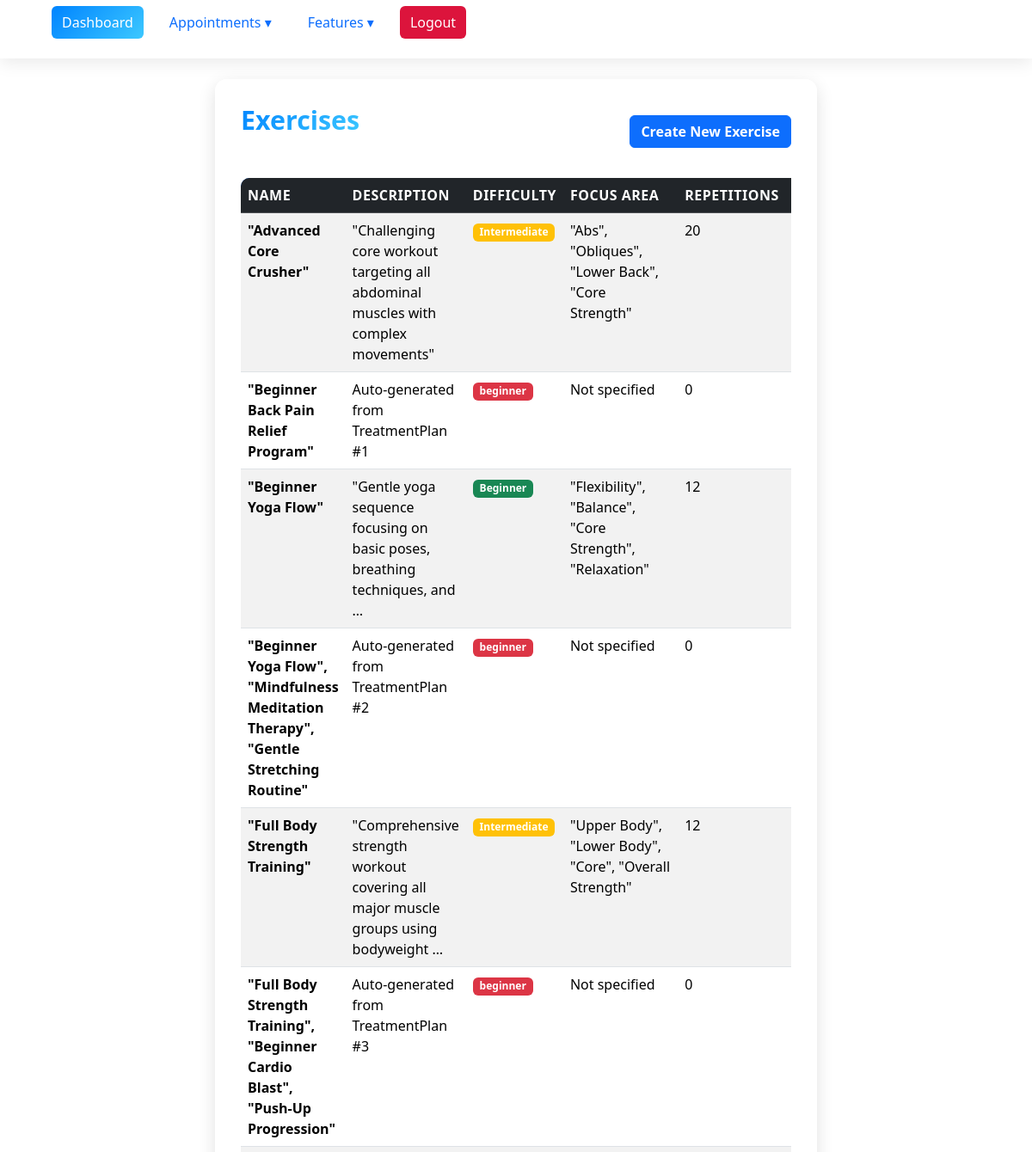
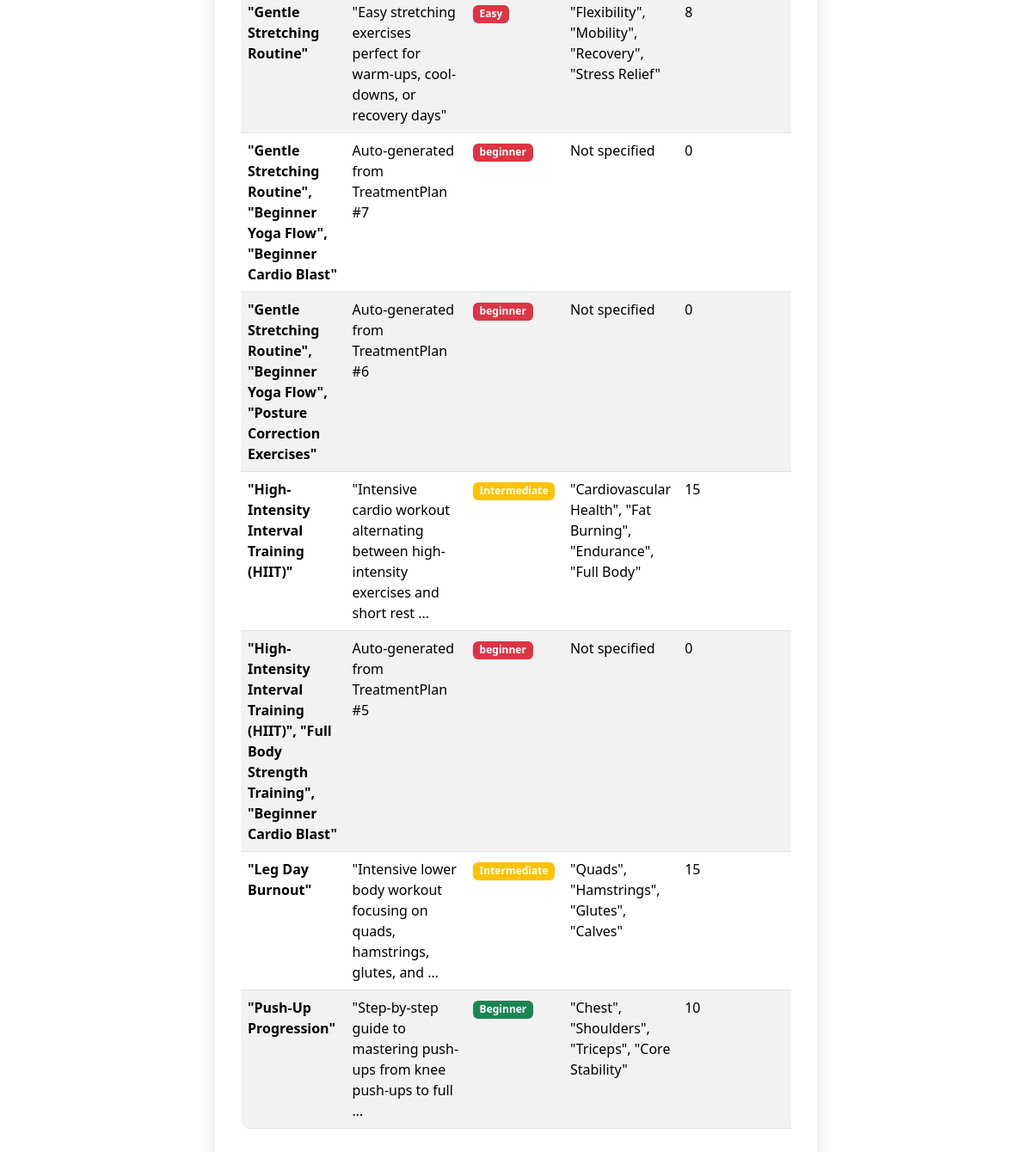
/exercises/ (signed in), run on the app's committed database (2 pictures, top to bottom).
### myproject/base/models.py (models this page shows, shortened)
class Exercise(models.Model):
    name = models.CharField(max_length=100)
    description = models.TextField(blank=True, null=True)
    demo_video_url = models.URLField(blank=True, null=True)
    repetition_count = models.PositiveIntegerField(default=0)
    difficulty_level = models.CharField(max_length=50, blank=True, null=True)
    focus_area = models.CharField(max_length=100, blank=True, null=True)

### myproject/base/views.py (the view)
# urls.py: path('exercises/', views.exercise_list, name='exercise_list'),
@login_required
def exercise_list(request):
    exercises = Exercise.objects.all().order_by('name')
    return render(request, 'exercise/exercise_list.html', {
        'exercises': exercises,
        'user_role': request.user.role
    })

### myproject/base/templates/exercise/exercise_list.html (shortened to what this page needs)
{% extends 'main.html' %}
{% block content %}
<div class="container mt-4">
    <div class="d-flex justify-content-between align-items-center mb-4">
        <h2>Exercises</h2>
        {% if user_role == "Admin" or user_role == "Therapist" %}
            <a href="{% url 'exercise_create' %}" class="btn btn-primary">Create New Exercise</a>
        {% endif %}
    </div>
    {% if exercises %}
        <div class="table-responsive">
            <table class="table table-striped table-hover">
                <thead class="table-dark">
                    <tr>
                        <th>Name</th>
                        <th>Description</th>
                        <th>Difficulty</th>
                        <th>Focus Area</th>
                        <th>Repetitions</th>
                        <th>Actions</th>
                    </tr>
                </thead>
                <tbody>
                    {% for exercise in exercises %}
                        <tr>
                            <td><strong>{{ exercise.name }}</strong></td>
                            <td>{{ exercise.description|truncatewords:10|default:"-" }}</td>
                            <td>
                                <span class="badge bg-{% if exercise.difficulty_level == 'Beginner' %}success{% elif exercise.difficulty_level == 'Intermediate' %}warning{% else %}danger{% endif %}">
                                    {{ exercise.difficulty_level|default:"Not specified" }}
                                </span>
                            </td>
                            <td>{{ exercise.focus_area|default:"Not specified" }}</td>
                            <td>{{ exercise.repetition_count }}</td>
                            <td>
                            </td>
                        </tr>
                    {% endfor %}
                </tbody>
            </table>
        </div>
    {% endif %}
</div>
{% endblock %}

### static/style.css (style rules this page uses)
.container.mt-4 { background: rgba(255, 255, 255, 0.88); padding: 30px; border-radius: 14px; max-width: 700px; margin: auto; box-shadow: 0 6px 20px rgba(0,0,0,0.12); animation: fadeInPage 0.6s ease-in-out; }
.container.mt-4 h2 { text-align: center; font-weight: 700; margin-bottom: 25px; background: linear-gradient(135deg, #0084ff, #3cc8ff); background-clip: text; -webkit-background-clip: text; color: transparent; }
.container h2 { font-size: 1.9rem; font-weight: 700; margin-bottom: 20px; background: linear-gradient(135deg, #0066ff, #00eaff); background-clip: text; -webkit-background-clip: text; color: transparent; animation: fadeSlide 0.6s ease-out forwards; }
.btn-primary { border-radius: 6px; font-weight: 600; transition: transform 0.25s ease, background 0.3s ease; }
.table { background: #ffffff; border-radius: 10px; overflow: hidden; animation: fadeUp 0.8s ease-in-out; }
.table thead tr { background: #0052cc; color: #fff; text-transform: uppercase; letter-spacing: .5px; }
.table tbody tr { transition: background 0.25s ease, transform 0.25s ease; }

### templates/nav.html (style rules this page uses)
:root { --primary-color: #0084ff; --gradient: linear-gradient(135deg, #0084ff, #3cc8ff); --bg-light: #ffffff; --bg-dark: #0b0e12; --text-light: #fff; --text-dark: #222; --nav-bg-light: rgba(255, 255, 255, 0.85); --nav-bg-dark: rgba(20, 20, 20, 0.85); --hover-light: #e7f3ff; --hover-dark: #1f2a37; --blur-bg: blur(10px); }
body.light-theme { background: var(--bg-light); color: var(--text-dark); }

### data on the page
Exercise: name "\"Advanced Core Crusher\"", description "\"Challenging core workout targeting all abdominal muscles with complex movements\"", difficulty_level "Intermediate", focus_area "\"Abs\", \"Obliques\", \"Lower Back\", \"Core Strength\"", repetition_count "20"
Exercise: name "\"Beginner Back Pain Relief Program\"", description "Auto-generated from TreatmentPlan #1", difficulty_level "beginner", focus_area "Not specified", repetition_count "0"
Exercise: name "\"Beginner Yoga Flow\"", description "\"Gentle yoga sequence focusing on basic poses, breathing techniques, and …", difficulty_level "Beginner", focus_area "\"Flexibility\", \"Balance\", \"Core Strength\", \"Relaxation\"", repetition_count "12"
Exercise: name "\"Beginner Yoga Flow\", \"Mindfulness Meditation Therapy\", \"Gentle Stretching Routine\"", description "Auto-generated from TreatmentPlan #2", difficulty_level "beginner", focus_area "Not specified", repetition_count "0"
Exercise: name "\"Full Body Strength Training\"", description "\"Comprehensive strength workout covering all major muscle groups using bodyweight …", difficulty_level "Intermediate", focus_area "\"Upper Body\", \"Lower Body\", \"Core\", \"Overall Strength\"", repetition_count "12"
Exercise: name "\"Full Body Strength Training\", \"Beginner Cardio Blast\", \"Push-Up Progression\"", description "Auto-generated from TreatmentPlan #3", difficulty_level "beginner", focus_area "Not specified", repetition_count "0"
Exercise: name "\"Gentle Stretching Routine\"", description "\"Easy stretching exercises perfect for warm-ups, cool-downs, or recovery days\"", difficulty_level "Easy", focus_area "\"Flexibility\", \"Mobility\", \"Recovery\", \"Stress Relief\"", repetition_count "8"
Exercise: name "\"Gentle Stretching Routine\", \"Beginner Yoga Flow\", \"Beginner Cardio Blast\"", description "Auto-generated from TreatmentPlan #7", difficulty_level "beginner", focus_area "Not specified", repetition_count "0"
Exercise: name "\"Gentle Stretching Routine\", \"Beginner Yoga Flow\", \"Posture Correction Exercises\"", description "Auto-generated from TreatmentPlan #6", difficulty_level "beginner", focus_area "Not specified", repetition_count "0"
Exercise: name "\"High-Intensity Interval Training (HIIT)\"", description "\"Intensive cardio workout alternating between high-intensity exercises and short rest …", difficulty_level "Intermediate", focus_area "\"Cardiovascular Health\", \"Fat Burning\", \"Endurance\", \"Full Body\"", repetition_count "15"
Exercise: name "\"High-Intensity Interval Training (HIIT)\", \"Full Body Strength Training\", \"Beginner Cardio Blast\"", description "Auto-generated from TreatmentPlan #5", difficulty_level "beginner", focus_area "Not specified", repetition_count "0"
Exercise: name "\"Leg Day Burnout\"", description "\"Intensive lower body workout focusing on quads, hamstrings, glutes, and …", difficulty_level "Intermediate", focus_area "\"Quads\", \"Hamstrings\", \"Glutes\", \"Calves\"", repetition_count "15"
Exercise: name "\"Push-Up Progression\"", description "\"Step-by-step guide to mastering push-ups from knee push-ups to full …", difficulty_level "Beginner", focus_area "\"Chest\", \"Shoulders\", \"Triceps\", \"Core Stability\"", repetition_count "10"
